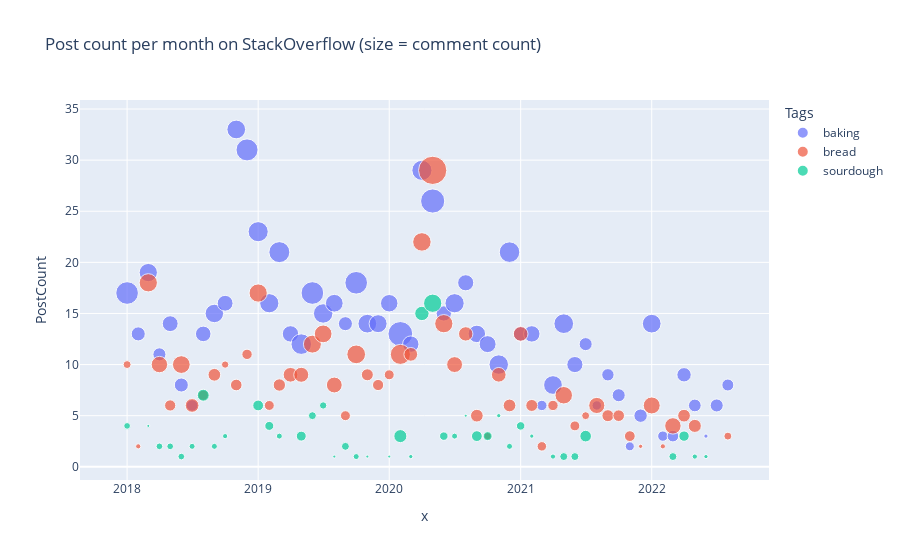

Write notebook code for a chart like this one.
### Code cell
fig = px.scatter(mytags,
           x=mytags.CreationDate.dt.to_timestamp(),
           y="PostCount",
           color="Tags",
           title="Post count per month on StackOverflow (size = comment count)",
           #trendline="ols",
           size="CommentCount",
           )
           
fig.show()
